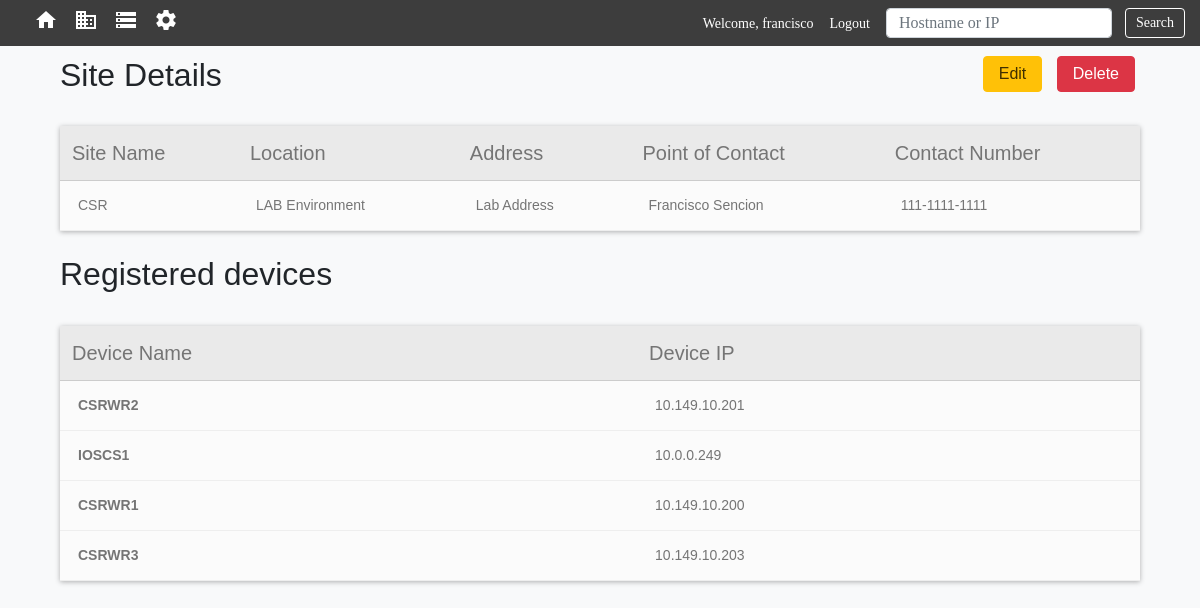
The app's page /sites/9 (signed in) with its own data.
### main_app/models.py (models this page shows, shortened)
class Sites(models.Model):
    site_name = models.CharField(max_length=100)
    site_location = models.CharField(max_length=250)
    uuid = models.UUIDField( #used by the API to look up the record
                            db_index=True,
                            default=uuid_lib.uuid4,
                            editable=False)
    site_address = models.CharField(max_length=400, null=True)
    site_poc_name = models.CharField(max_length=100)
    site_poc_number = models.CharField(max_length=30)

class Devices(models.Model):
    VENDOR_LIST = (('C', 'Cisco'), ('J', 'Juniper'), ('A', 'Arista'))
    DEVICE_TYPES = (('R', 'Router'), ('S', 'Switch'), ('F', 'Firewall'))
    CISCO_OS = (('1', 'CISCO IOS'), ('2', 'CISCO IOS-XE'),
                ('3', 'CISCO IOS-XR'), ('4', 'CISCO NX-OS'))
    device_name = models.CharField(max_length=100)
    device_ip = models.GenericIPAddressField()
    device_model = models.CharField(max_length=100, null=True, blank=True)
    device_sn = models.CharField(max_length=250, null=True, blank=True)
    uuid = models.UUIDField( #used by the API to look up the record
                            db_index=True,
                            default=uuid_lib.uuid4,
                            editable=False)
    vendor = models.CharField(choices=VENDOR_LIST, max_length=10,
                                                default=VENDOR_LIST[0])
    device_type = models.CharField(choices=DEVICE_TYPES, max_length=10,
                                                default=DEVICE_TYPES[0])
    operating_system = models.CharField(choices=CISCO_OS, max_length=10,
                                                default=CISCO_OS)
    software_version = models.CharField(max_length=300, null=True, blank=True)
    device_username = models.CharField(max_length=100, null=False, default="user")
    device_password = models.CharField(max_length=250, null=False)
    site = models.ForeignKey(Sites,
                            on_delete=models.CASCADE,
                            related_name = 'devices',
                            )
    objects = models.Manager()

### main_app/views.py (the view)
# urls.py: path('sites/<int:pk>', views.SitesDetailView.as_view(), name='sitesdetail'),
class SitesDetailView(LoginRequiredMixin, DetailView):
    context_object_name = 'sites_detail'
    model = models.Sites
    template_name = 'main_app/sites_detail.html'

### main_app/templates/main_app/sites_detail.html
{% extends 'main_app/main_app_base.html' %}
{%block content %}
<div class="" style="width: 90%; margin-left: auto; margin-right: auto;">
  <div class="float-right">
    <a href="{% url 'main_app:updatesite' pk=sites_detail.id%}">
      <button class="btn-class" id="btn-edit" type="submit">Edit</button>
    </a>
    <a href="{% url 'main_app:deletesite' pk=sites_detail.id%}">
      <button class="btn-class" id="btn-delete" type="submit">Delete</button>
    </a>
  </div>
  <h2>Site Details</h2>
  <br>
  <table id="device-table1">
    <table class="ctable ctable-noSideBorder">
      <thead  class="layout">
        <th>Site Name</th>
        <th>Location</th>
        <th>Address</th>
        <th>Point of Contact</th>
        <th>Contact Number</th>
      </thead>
      <tbody>
        <tr>
          <td>{{sites_detail.site_name}}</td>
          <td>{{sites_detail.site_location}}</td>
          <td>{{sites_detail.site_address}}</td>
          <td>{{sites_detail.site_poc_name}}</td>
          <td>{{sites_detail.site_poc_number}}</td>
        </tr>
      </tbody>
    </table>
  </table>
  <br>
  <h2>Registered devices</h2>
  <br>
  <table id="device-table1">
    <table class="ctable ctable-noSideBorder">
      <thead  class="layout">
        <th>Device Name</th>
        <th>Device IP</th>
      </thead>
      <tbody>
        {% for device in sites_detail.devices.all %}
          <tr>
            <td><a href="{% url 'main_app:devicedetail' pk=device.id%}">{{device.device_name}}</a></td>
            <td>{{device.device_ip}}</td>
          </tr>
        {% endfor %}
      </tbody>
    </table>
  </table>
</div>
{%endblock content %}

### main_app/templates/main_app/main_app_base.html (shortened to what this page needs)
<!DOCTYPE html>
<html lang="en" dir="ltr">
  <head>
    <link rel="stylesheet" href="https://stackpath.bootstrapcdn.com/bootstrap/4.1.3/css/bootstrap.min.css">
    {% load staticfiles %}
    <link rel="stylesheet" href="{% static 'css/form.css' %}">
  </head>
  <body class="bg-light" style="font-family: sans-serif;">
    <header>
    <div class="mb-4">
      <nav class="navbar navbar-expand-lg navbar-dark fixed-top custom_navbar" style="background-color: #3d3d3d; font-size: 14px; font-family: 'Source Sans Pro' !important;">
        <div class="collapse navbar-collapse" id="navbarSupportedContent">
          <ul class="navbar-nav mr-auto">
            <li class="nav-item active">
              <a class="nav-link" href="{% url 'main_app:home' %}">
                <div class="nav-icon">
                </div>
              </a>
            </li>
            <li class="nav-item active">
              <a class="nav-link" href="{% url 'main_app:viewsites' %}">
                <div class="nav-icon">
                </div>  <span class="sr-only">(current)</span></a>
            </li>
            <li class="nav-item active">
              <a class="nav-link" href="{% url 'main_app:viewdevices' %}">
                <div class="nav-icon">
                </div></a>
            </li>
            <li class="nav-item active">
              <a class="nav-link" href="{% url 'admin:index' %}">
                <div class="nav-icon">
                </div></a>
            </li>
          </ul>
          <div class="">
            {% if user.is_authenticated%}
            <ul class="navbar-nav mr-auto">
              <li class="nav-item active">
                <a class="nav-link" href="#">Welcome, {{user.username}}</a>
              </li>
              <li class="nav-item active">
                <a class="nav-link" href="{% url 'users:logout' %}">Logout</a>
              </li>
            </ul>
            {% endif %}
          </div>
          <form class="form-inline my-2 my-lg-0" action="{% url 'main_app:search'%}" method="get">
              <input class="form-control ml-2 mr-sm-2 " type="search"  name="item" style="height: 30px;"placeholder="Hostname or IP" aria-label="Search">
              <button id="btn-search" class="btn_class" type="submit" >Search</button>
        </form>
        </div>
      </nav>
    </div>
    </header>
    <div class="container" style="padding: 16px 0px;">
    </div>
    {%block content %}
    {%endblock content %}
  </body>
</html>

### main_app/static/css/form.css (style rules this page uses)
.btn_class { color: black; padding: 5px 15px; margin: 0px 5px; border-radius: 4px; }
#btn-search { color: #fff; background-color: transparent; background-image: none; border: 1px solid #fff; height: 30px; padding: 5px 10px; line-height: 0; }
#btn-delete { background-color: #dc3545; color: white; padding: 5px 15px; margin: 0px 5px; border: 1px solid #dc3545; border-radius: 4px; }
#btn-edit { background-color: #ffc107; color: #3f2f00; padding: 5px 15px; margin: 0px 5px; border: 1px solid #ffc107; border-radius: 4px; }
#device-table1 { display: block; }
.ctable { background-color: #eaeaea; box-shadow: 0 1px 5px 0 rgba(0,0,0,0.3); border-collapse: collapse ; font-family: Helvetica,Verdana,sans-serif; font-weight: 300; width:100%; color: #757575; font-size: 14px; background-clip: padding-box; }
.ctable thead { font-size: 20px; text-align: left; font-weight: bold; }
.ctable tbody tr td { background-color: #fbfbfb; transition: .3s; border-bottom: 1px solid #eee; text-align: left; }
.ctable tbody tr:nth-child(2n+1) { background-color: #fbfbfb; }
.ctable tbody td { padding: 14px 30px ; text-align: left; }
.ctable .layout th { font-weight: 300; text-align: left; color: #757575; padding: 12px; border-bottom: 1px solid #ccc; }
.ctable-noSideBorder tbody td:first-child { border-left: 0 !important; }
.ctable tbody td { padding: 14px 18px; text-align: left; }
.ctable tbody tr { transition: .3s; border-bottom: 1px solid #eee; }
.ctable tbody tr td a { color: #757575; font-weight: bold; }
.custom_navbar { padding: 0 10px; }

### records on screen
Sites: site_name "CSR", site_location "LAB Environment", site_address "Lab Address", site_poc_name "Francisco Sencion", site_poc_number "111-1111-1111"
Devices: device_name "CSRWR2", device_ip "10.149.10.201"
Devices: device_name "IOSCS1", device_ip "10.0.0.249"
Devices: device_name "CSRWR1", device_ip "10.149.10.200"
Devices: device_name "CSRWR3", device_ip "10.149.10.203"

### other values on screen
{{ user.username }} "francisco"
